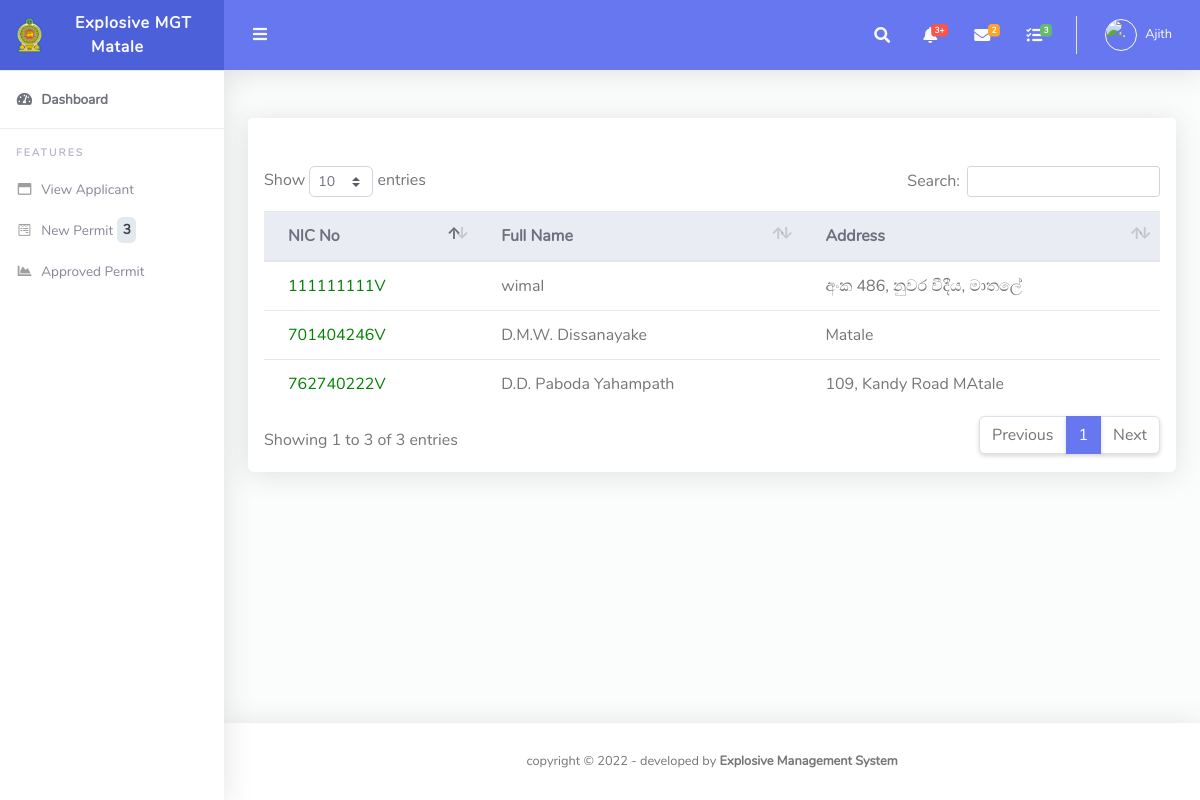
/users/expc/dash_view.php?type=4 (signed in), run on the app's committed database.
### tables this page shows
CREATE TABLE `users` (
  `id` int(11) NOT NULL,
  `fname` varchar(255) DEFAULT NULL,
  `lname` varchar(255) DEFAULT NULL,
  `email` varchar(255) DEFAULT NULL,
  `password` varchar(300) DEFAULT NULL,
  `contactno` varchar(11) DEFAULT NULL,
  `role` varchar(50) NOT NULL,
  `file_name` varchar(500) NOT NULL,
  `uploaded_on` date DEFAULT NULL,
  `district` varchar(500) NOT NULL,
  `nic` varchar(20) DEFAULT NULL
);

CREATE TABLE `applicant` (
  `id` int(11) NOT NULL,
  `nic` varchar(15) NOT NULL,
  `fullname` varchar(75) NOT NULL,
  `addres` varchar(150) NOT NULL,
  `disignation` varchar(75) NOT NULL,
  `anualIncome` decimal(10,0) NOT NULL,
  `age` int(11) DEFAULT NULL,
  `police` varchar(25) NOT NULL,
  `date` timestamp NOT NULL DEFAULT current_timestamp() ON UPDATE current_timestamp(),
  `mobile1` varchar(10) DEFAULT NULL,
  `mobile2` varchar(10) DEFAULT NULL,
  `district` varchar(50) NOT NULL
);

CREATE TABLE `permit` (
  `perid` int(11) NOT NULL,
  `nic` varchar(15) NOT NULL,
  `pstore` varchar(100) NOT NULL,
  `permitdu` varchar(50) DEFAULT NULL,
  `Premiums` varchar(50) DEFAULT NULL,
  `task` varchar(40) NOT NULL,
  `quarryad` varchar(100) NOT NULL,
  `gnd` varchar(25) NOT NULL,
  `ds` varchar(25) NOT NULL,
  `police` varchar(25) NOT NULL,
  `offence` varchar(200) NOT NULL,
  `appdate` date NOT NULL,
  `stdate` timestamp NOT NULL DEFAULT current_timestamp() COMMENT 'saved date',
  `isread_exp` int(11) NOT NULL DEFAULT 0,
  `isread_ga` int(11) NOT NULL DEFAULT 0,
  `isread_ministry` int(11) NOT NULL DEFAULT 0,
  `expOffApprove` int(11) DEFAULT 0 COMMENT '0- new, 1- Approve, 2- not approve',
  `gaApprove` int(11) DEFAULT 0,
  `ministryApprove` int(11) DEFAULT 0,
  `stat` varchar(50) NOT NULL COMMENT 'Exp Off,GA, Ministry',
  `aplicant_id` int(11) DEFAULT NULL,
  `expno` varchar(25) NOT NULL,
  `price` int(50) NOT NULL,
  `oldrequest` varchar(10) NOT NULL,
  `oldreq_no` varchar(15) NOT NULL,
  `police_approve` varchar(10) NOT NULL,
  `old_coppies` varchar(10) NOT NULL,
  `stock_premiums` varchar(10) NOT NULL,
  `rules` varchar(300) NOT NULL,
  `other_facts` varchar(300) NOT NULL,
  `monthly_product` varchar(50) NOT NULL,
  `my_stat` varchar(10) NOT NULL,
  `c_approval_no` varchar(50) NOT NULL,
  `c_approval_date` date DEFAULT NULL,
  `quarryid` int(10) NOT NULL,
  `district` varchar(50) NOT NULL,
  `qtpremiums` varchar(50) NOT NULL,
  `expapp_date` date DEFAULT NULL,
  `min_file_no` varchar(25) NOT NULL
);

### users/expc/dash_view.php (the view, shortened to what this page needs)
<?php
require_once('../../include/config.php');
?>
<!DOCTYPE html>
<html lang="en">
<head>
  <link href="../../assets/vendor/fontawesome-free/css/all.min.css" rel="stylesheet" type="text/css">
  <link href="../../assets/vendor/bootstrap/css/bootstrap.min.css" rel="stylesheet" type="text/css">
  <link href="../../assets/css/ruang-admin.min.css" rel="stylesheet">
  <link href="../../assets/vendor/datatables/dataTables.bootstrap4.min.css" rel="stylesheet">
</head>
<body id="page-top">
  <div id="wrapper">
     <?php
   include 'include/sidebar.php';
   ?>
    <div id="content-wrapper" class="d-flex flex-column">
      <div id="content">
         <?php
		include 'include/header.php';
		?>
        <div class="container-fluid" id="container-wrapper">
          <div class="row">
            <div class="col-lg-12">
              <div class="card mb-4">
                <div class="card-header py-3 d-flex flex-row align-items-center justify-content-between">
                </div>
                <div class="table-responsive p-3">
                  <table class="table align-items-center table-flush" id="dataTable">
                    <thead class="thead-light">
<?php
 $type= $_GET['type'];
if($type == '1')
{
  echo '<script type="text/javascript">location.href = "approve.php";</script>';
}
elseif($type == '3')
{
  echo '<script type="text/javascript">location.href = "view_table.php";</script>';
}
elseif($type == '4')
{
  echo ' <tr>
  <th>NIC No</th>
      <th>Full Name</th>
      <th>Address</th>
  </tr>
</thead>
<tbody>';
$query = $conn->query("SELECT * FROM applicant LEFT JOIN permit ON applicant.id=permit.aplicant_id WHERE gaApprove='0' AND applicant.district='$dis'");
if($query->num_rows>0){
while($row=$query->fetch_assoc()){
echo" <tr>
<td > <a href='aplicant_view.php?id=".$row["id"]."'> <span style=color:green> ". $row["nic"]. " </span></a></td>
";
echo "<td>". $row["fullname"]. "</td>
<td>". $row["addres"]. "</td>";
}
}else{
  echo "No Details";
  }
}
?>
            </tr>
                    </tbody>
                  </table>
                </div>
              </div>
            </div>
          </div>
        </div>
      </div>
       <?php include '../../include/footer.php';?>
    </div>
  </div>
</body>
</html>

### users/expc/include/sidebar.php (shortened to what this page needs)
<?php
$uid =  $_SESSION["id"] ;
$us = $conn->query("SELECT * from users  WHERE id = $uid ");
if($us !== false && $us->num_rows > 0){
while($row=$us->fetch_assoc()){
$dis=$row["district"];
}
}
$bc = $conn->query("SELECT * from applicant");
if($bc !== false && $bc->num_rows > 0){
while($row=$bc->fetch_assoc()){
$id=$row["id"];
  }
}
?>
<ul class="navbar-nav sidebar sidebar-light accordion" id="accordionSidebar">
      <a class="sidebar-brand d-flex align-items-center justify-content-center" href="index.php">
        <div class="sidebar-brand-icon">
          <img src="../../assets/img/logo/logo.png">
        </div>
        <marquee behavior="alternate" scrolldelay="400"><div class="sidebar-brand-text mx-3">Explosive MGT <?php echo $dis; ?></div></marquee>
      </a>
      <hr class="sidebar-divider my-0">
      <li class="nav-item active">
        <a class="nav-link" href="index.php">
          <i class="fas fa-fw fa-tachometer-alt"></i>
          <span>Dashboard</span></a>
      </li>
      <hr class="sidebar-divider">
      <div class="sidebar-heading">
        Features
      </div>
      <li class="nav-item">
        <a class="nav-link collapsed" href="view_table.php"
          aria-expanded="true" aria-controls="collapseBootstrap">
          <i class="far fa-fw fa-window-maximize"></i>
          <span>View Applicant</span>
        </a>
</li>
<li class="nav-item">
<?php echo "<a class='nav-link collapsed'  href='approve.php?id=$id' aria-expanded='true' aria-controls='collapseBootstrap'> "; ?>
          <i class='fab fa-fw fa-wpforms'></i>
          <span>New Permit</span>
          <span class="badge badge-light">
<?php
$sql="SELECT * FROM permit WHERE expOffApprove='0' AND district='$dis'";
if ($result=mysqli_query($conn,$sql))
  {
  $rowcount=mysqli_num_rows($result);
  printf(" %d\n",$rowcount);
  }
?></span>
</a>
</li>
<li class="nav-item">
        <a class="nav-link collapsed" href="view_approved_table.php"
          aria-expanded="true" aria-controls="collapseBootstrap">
          <i class="fas fa-fw fa-chart-area"></i>
          <span>Approved Permit</span>
        </a>
</li>
    </ul>

### users/expc/include/header.php (shortened to what this page needs)
<?php
      $uid =  $_SESSION["id"] ;
 $query5 = $conn->query("SELECT * from users  WHERE id = $uid ");
if($query5 !== false && $query5->num_rows > 0){
  while($row=$query5->fetch_assoc()){
  $imageURL='../../assets/img/logo/'.$row["file_name"];
  $role=$row["fname"];
  }
}
?>
<nav class="navbar navbar-expand navbar-light bg-navbar topbar mb-4 static-top">
          <button id="sidebarToggleTop" class="btn btn-link rounded-circle mr-3">
            <i class="fa fa-bars"></i>
          </button>
          <ul class="navbar-nav ml-auto">
            <li class="nav-item dropdown no-arrow">
              <a class="nav-link dropdown-toggle" href="#" id="searchDropdown" role="button" data-toggle="dropdown"
                aria-haspopup="true" aria-expanded="false">
                <i class="fas fa-search fa-fw"></i>
              </a>
            </li>
            <li class="nav-item dropdown no-arrow mx-1">
              <a class="nav-link dropdown-toggle" href="#" id="alertsDropdown" role="button" data-toggle="dropdown"
                aria-haspopup="true" aria-expanded="false">
                <i class="fas fa-bell fa-fw"></i>
                <span class="badge badge-danger badge-counter">3+</span>
              </a>
            </li>
            <li class="nav-item dropdown no-arrow mx-1">
              <a class="nav-link dropdown-toggle" href="#" id="messagesDropdown" role="button" data-toggle="dropdown"
                aria-haspopup="true" aria-expanded="false">
                <i class="fas fa-envelope fa-fw"></i>
                <span class="badge badge-warning badge-counter">2</span>
              </a>
            </li>
            <li class="nav-item dropdown no-arrow mx-1">
              <a class="nav-link dropdown-toggle" href="#" id="messagesDropdown" role="button" data-toggle="dropdown"
                aria-haspopup="true" aria-expanded="false">
                <i class="fas fa-tasks fa-fw"></i>
                <span class="badge badge-success badge-counter">3</span>
              </a>
            </li>
            <li class="nav-item dropdown no-arrow">
              <a class="nav-link dropdown-toggle" href="#" id="userDropdown" role="button" data-toggle="dropdown"
                aria-haspopup="true" aria-expanded="false">
              <?php  echo "<img class='img-profile rounded-circle' id='scream' width='50' height='50'src='$imageURL' alt='.'>"; ?>
                <span class="ml-2 d-none d-lg-inline text-white small"><?php echo $role; ?></span>
              </a>
            </li>
          </ul>
        </nav>

### data on the page
users: district "Matale", fname "Ajith"
applicant: permit.nic "701404246V", fullname "D.M.W. Dissanayake", addres "Matale"
applicant: permit.nic "111111111V", fullname "wimal", addres "අංක 486, නුවර වීදීය, මාතලේ"
applicant: permit.nic "762740222V", fullname "D.D. Paboda Yahampath", addres "109, Kandy Road MAtale"

### other printed values
$rowcount "3"
